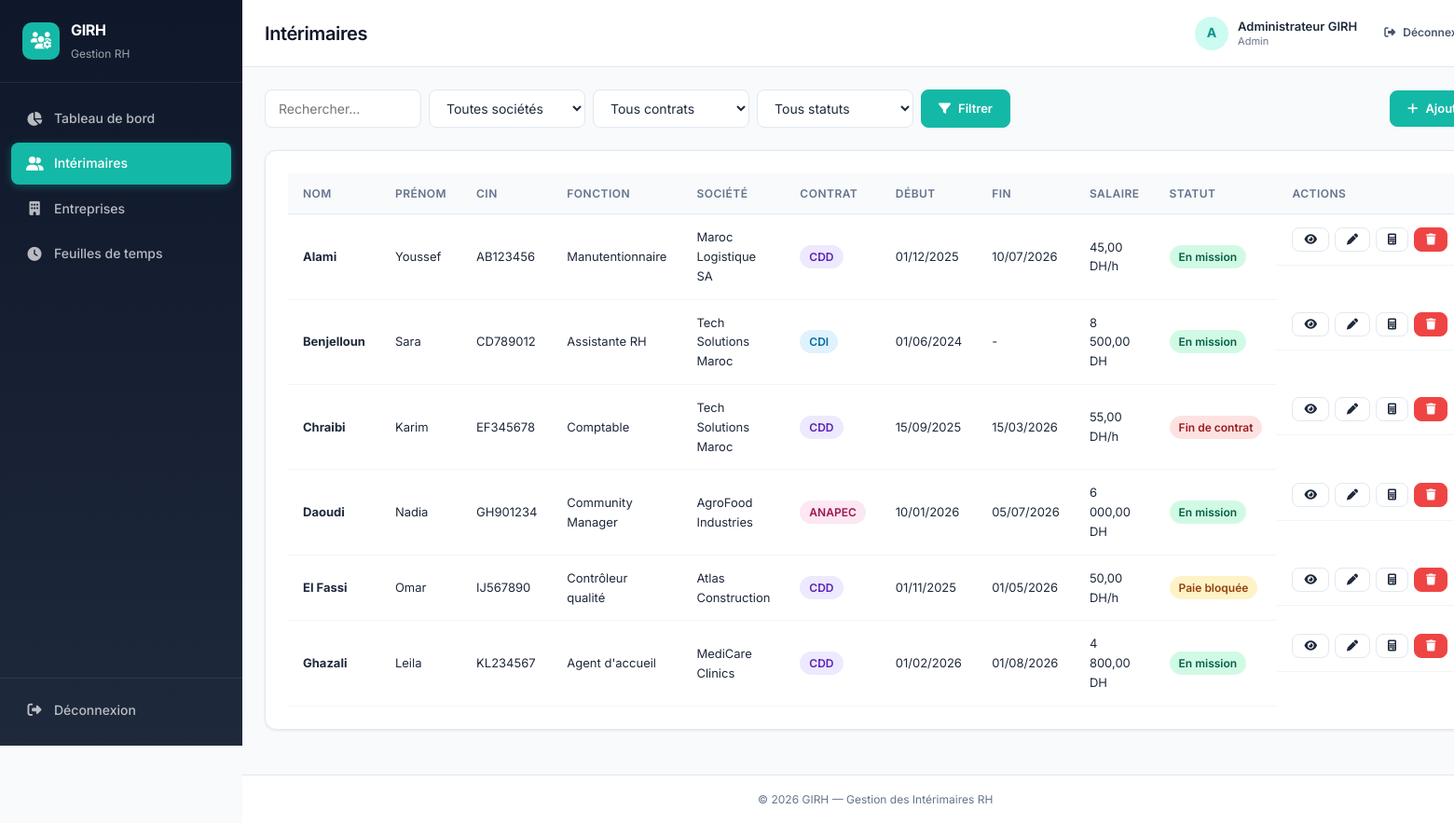
The app's page /interimaires.php (signed in) with its own data.
### tables this page shows
CREATE TABLE IF NOT EXISTS interimaires (
    id INT AUTO_INCREMENT PRIMARY KEY,
    nom VARCHAR(100) NOT NULL,
    prenom VARCHAR(100) NOT NULL,
    cin VARCHAR(20) NOT NULL UNIQUE,
    fonction VARCHAR(100) NOT NULL,
    telephone VARCHAR(20),
    email VARCHAR(150),
    adresse VARCHAR(255),
    date_naissance DATE,
    entreprise_id INT,
    type_contrat ENUM('CDI','CDD','ANAPEC') NOT NULL,
    date_debut DATE NOT NULL,
    date_fin DATE NULL,
    salaire DECIMAL(10,2) NOT NULL,
    type_salaire ENUM('horaire','mensuel') NOT NULL DEFAULT 'mensuel',
    mode_paiement ENUM('espece','virement','cheque') NOT NULL DEFAULT 'virement',
    statut ENUM('paie_bloquee','en_mission','fin_de_contrat') NOT NULL DEFAULT 'en_mission',
    competences TEXT,
    created_at TIMESTAMP DEFAULT CURRENT_TIMESTAMP,
    CONSTRAINT fk_interimaire_entreprise FOREIGN KEY (entreprise_id) REFERENCES entreprises(id) ON DELETE SET NULL ON UPDATE CASCADE
);

CREATE TABLE IF NOT EXISTS entreprises (
    id INT AUTO_INCREMENT PRIMARY KEY,
    nom_entreprise VARCHAR(200) NOT NULL,
    secteur_activite VARCHAR(100) NOT NULL,
    adresse TEXT,
    telephone VARCHAR(20),
    email VARCHAR(150),
    contact_principal VARCHAR(150),
    created_at TIMESTAMP DEFAULT CURRENT_TIMESTAMP
);

### php/config.php (called while the page is built, shortened)
<?php
function e(?string $value): string
{
    return htmlspecialchars($value ?? '', ENT_QUOTES, 'UTF-8');
}
function formatDate(?string $date): string
{
    if (!$date) {
        return '-';
    }
    $dt = DateTime::createFromFormat('Y-m-d', $date);
    return $dt ? $dt->format('d/m/Y') : $date;
}
function formatMontant(float $montant): string
{
    return number_format($montant, 2, ',', ' ') . ' DH';
}

### php/interimaires.php (called while the page is built, shortened)
<?php
require_once __DIR__ . '/config.php';
function getAllInterimaires(?string $search = null, ?int $entrepriseId = null, ?string $typeContrat = null, ?string $statut = null): array
{
    $pdo = getPDO();
    $sql = '
        SELECT i.*, e.nom_entreprise
        FROM interimaires i
        LEFT JOIN entreprises e ON e.id = i.entreprise_id
        WHERE 1=1
    ';
    $params = [];
    $sql .= ' ORDER BY i.nom ASC, i.prenom ASC';
    $stmt = $pdo->prepare($sql);
    $stmt->execute($params);
    return $stmt->fetchAll();
}
function getStatutLabel(string $statut): string
{
    return match ($statut) {
        'paie_bloquee'  => 'Paie bloquée',
        'en_mission'    => 'En mission',
        'fin_de_contrat'=> 'Fin de contrat',
        default         => $statut,
    };
}
function getTypeContratLabel(string $type): string
{
    return match ($type) {
        'CDI'    => 'CDI',
        'CDD'    => 'CDD',
        'ANAPEC' => 'ANAPEC',
        default  => $type,
    };
}

### interimaires.php (the view, shortened to what this page needs)
<?php
require_once __DIR__ . '/php/interimaires.php';
$entrepriseId = (int) ($_GET['entreprise_id'] ?? 0);
$typeContrat = $_GET['type_contrat'] ?? '';
$statut = $_GET['statut'] ?? '';
require_once __DIR__ . '/php/entreprises.php';
$interimaires = getAllInterimaires(
    $search ?: null,
    $entrepriseId ?: null,
    $typeContrat ?: null,
    $statut ?: null
);
include __DIR__ . '/includes/header.php';
?>
<div class="page-actions">
    <form method="GET" class="search-form" id="searchForm">
        <input type="text" name="search" id="searchInput" class="form-control"
               placeholder="Rechercher..." value="<?= e($search) ?>">
        <select name="entreprise_id" class="form-control">
            <option value="">Toutes sociétés</option>
        </select>
        <select name="type_contrat" class="form-control">
            <option value="">Tous contrats</option>
        </select>
        <select name="statut" class="form-control">
            <option value="">Tous statuts</option>
        </select>
        <button type="submit" class="btn btn-primary"><i class="fa-solid fa-filter"></i> Filtrer</button>
    </form>
    <a href="interimaire_ajouter.php" class="btn btn-primary"><i class="fa-solid fa-plus"></i> Ajouter</a>
</div>
<div class="card">
    <div class="card-body table-responsive">
        <table class="table" id="interimairesTable">
            <thead>
                <tr>
                    <th>Nom</th>
                    <th>Prénom</th>
                    <th>CIN</th>
                    <th>Fonction</th>
                    <th>Société</th>
                    <th>Contrat</th>
                    <th>Début</th>
                    <th>Fin</th>
                    <th>Salaire</th>
                    <th>Statut</th>
                    <th>Actions</th>
                </tr>
            </thead>
            <tbody>
                <?php if (empty($interimaires)): ?>
                    <tr><td colspan="11" class="text-center text-muted">Aucun intérimaire trouvé.</td></tr>
                <?php else: ?>
                    <?php foreach ($interimaires as $i): ?>
                        <tr>
                            <td><strong><?= e($i['nom']) ?></strong></td>
                            <td><?= e($i['prenom']) ?></td>
                            <td><?= e($i['cin']) ?></td>
                            <td><?= e($i['fonction']) ?></td>
                            <td><?= e($i['nom_entreprise'] ?? '—') ?></td>
                            <td><span class="badge badge-<?= e($i['type_contrat']) ?>"><?= e(getTypeContratLabel($i['type_contrat'])) ?></span></td>
                            <td><?= formatDate($i['date_debut']) ?></td>
                            <td><?= formatDate($i['date_fin']) ?></td>
                            <td><?= formatMontant((float) $i['salaire']) ?><?= $i['type_salaire'] === 'horaire' ? '/h' : '' ?></td>
                            <td><span class="badge badge-<?= e($i['statut']) ?>"><?= e(getStatutLabel($i['statut'])) ?></span></td>
                            <td class="actions">
                                <a href="interimaire_detail.php?id=<?= (int) $i['id'] ?>" class="btn btn-sm btn-outline" title="Détail"><i class="fa-solid fa-eye"></i></a>
                                <a href="interimaire_modifier.php?id=<?= (int) $i['id'] ?>" class="btn btn-sm btn-outline" title="Modifier"><i class="fa-solid fa-pen"></i></a>
                                <a href="simulation_paie.php?id=<?= (int) $i['id'] ?>" class="btn btn-sm btn-outline" title="Paie"><i class="fa-solid fa-calculator"></i></a>
                                <form method="POST" class="inline-form" onsubmit="return confirm('Supprimer cet intérimaire ?');">
                                    <button type="submit" class="btn btn-sm btn-danger" title="Supprimer"><i class="fa-solid fa-trash"></i></button>
                                </form>
                            </td>
                        </tr>
                    <?php endforeach; ?>
                <?php endif; ?>
            </tbody>
        </table>
    </div>
</div>
<?php include __DIR__ . '/includes/footer.php'; ?>

### css/style.css (style rules this page uses)
:root { --slate-900: #0F172A; --slate-800: #1E293B; --slate-600: #475569; --slate-500: #64748B; --slate-200: #E2E8F0; --slate-100: #F1F5F9; --slate-50: #F8FAFC; --white: #FFFFFF; --accent: #14B8A6; --accent-hover: #0D9488; --accent-light: #CCFBF1; --blue-accent: #0EA5E9; --success: #10B981; --success-bg:#D1FAE5; --warning: #F59E0B; --warning-bg:#FEF3C7; --danger: #EF4444; --danger-bg: #FEE2E2; --sidebar-width: 260px; --topbar-height: 72px; --radius: 12px; --radius-sm: 8px; --shadow: 0 1px 3px rgba(0, 0, 0, 0.08); --shadow-md: 0 4px 16px rgba(15, 23, 42, 0.08); --transition: 0.2s ease; }
* { margin: 0; padding: 0; box-sizing: border-box; }
body { font-family: 'Inter', -apple-system, BlinkMacSystemFont, sans-serif; background: var(--slate-50); color: var(--slate-800); line-height: 1.6; font-size: 14px; -webkit-font-smoothing: antialiased; }
a { color: var(--accent); text-decoration: none; transition: color var(--transition); }
.card { background: var(--white); border-radius: var(--radius); box-shadow: var(--shadow); margin-bottom: 24px; border: 1px solid var(--slate-200); overflow: hidden; }
.card-body { padding: 24px; }
.btn { display: inline-flex; align-items: center; justify-content: center; gap: 8px; padding: 9px 18px; border-radius: var(--radius-sm); font-size: 13px; font-weight: 600; font-family: inherit; border: 1px solid transparent; cursor: pointer; transition: all var(--transition); text-decoration: none; white-space: nowrap; line-height: 1.4; }
.btn-primary { background: var(--accent); color: var(--white); border-color: var(--accent); }
.btn-outline { background: var(--white); color: var(--slate-800); border-color: var(--slate-200); }
.btn-danger { background: var(--danger); color: var(--white); border-color: var(--danger); }
.btn-sm { padding: 6px 12px; font-size: 12px; }
.form-control { width: 100%; padding: 10px 14px; border: 1px solid var(--slate-200); border-radius: var(--radius-sm); font-size: 14px; font-family: inherit; color: var(--slate-800); background: var(--white); transition: border-color var(--transition), box-shadow var(--transition); }
.table-responsive { overflow-x: auto; }
.table { width: 100%; border-collapse: collapse; font-size: 13px; }
.table th { padding: 12px 16px; text-align: left; font-weight: 600; font-size: 12px; text-transform: uppercase; letter-spacing: 0.04em; color: var(--slate-500); background: var(--slate-50); border-bottom: 1px solid var(--slate-200); white-space: nowrap; }
.table td { padding: 14px 16px; border-bottom: 1px solid var(--slate-100); color: var(--slate-800); vertical-align: middle; }
.table tbody tr { transition: background var(--transition); }
.actions { display: flex; gap: 6px; align-items: center; white-space: nowrap; }
.inline-form { display: inline; }
.badge { display: inline-flex; align-items: center; padding: 3px 10px; border-radius: 20px; font-size: 12px; font-weight: 600; white-space: nowrap; }
.badge-en_mission { background: var(--success-bg); color: #065F46; }
.badge-paie_bloquee { background: var(--warning-bg); color: #92400E; }
.badge-fin_de_contrat { background: var(--danger-bg); color: #991B1B; }
.badge-CDI { background: #E0F2FE; color: #0369A1; }
.badge-CDD { background: #EDE9FE; color: #5B21B6; }
.badge-ANAPEC { background: #FCE7F3; color: #9D174D; }
.page-actions { display: flex; flex-wrap: wrap; gap: 12px; justify-content: space-between; align-items: center; margin-bottom: 24px; }
.search-form { display: flex; flex-wrap: wrap; gap: 8px; flex: 1; max-width: 800px; }
.search-form .form-control { flex: 1; min-width: 140px; }

### records on screen
interimaires: nom "Alami", prenom "Youssef", cin "AB123456", fonction "Manutentionnaire", entreprise.nom_entreprise "Maroc Logistique SA", type_contrat "CDD", date_debut "01/12/2025", date_fin "10/07/2026", salaire "45,00 DH", type_salaire "/h", statut "En mission"
interimaires: nom "Benjelloun", prenom "Sara", cin "CD789012", fonction "Assistante RH", entreprise.nom_entreprise "Tech Solutions Maroc", type_contrat "CDI", date_debut "01/06/2024", date_fin "-", salaire "8 500,00 DH", statut "En mission"
interimaires: nom "Chraibi", prenom "Karim", cin "EF345678", fonction "Comptable", entreprise.nom_entreprise "Tech Solutions Maroc", type_contrat "CDD", date_debut "15/09/2025", date_fin "15/03/2026", salaire "55,00 DH", type_salaire "/h", statut "Fin de contrat"
interimaires: nom "Daoudi", prenom "Nadia", cin "GH901234", fonction "Community Manager", entreprise.nom_entreprise "AgroFood Industries", type_contrat "ANAPEC", date_debut "10/01/2026", date_fin "05/07/2026", salaire "6 000,00 DH", statut "En mission"
interimaires: nom "El Fassi", prenom "Omar", cin "IJ567890", fonction "Contrôleur qualité", entreprise.nom_entreprise "Atlas Construction", type_contrat "CDD", date_debut "01/11/2025", date_fin "01/05/2026", salaire "50,00 DH", type_salaire "/h", statut "Paie bloquée"
interimaires: nom "Ghazali", prenom "Leila", cin "KL234567", fonction "Agent d'accueil", entreprise.nom_entreprise "MediCare Clinics", type_contrat "CDD", date_debut "01/02/2026", date_fin "01/08/2026", salaire "4 800,00 DH", statut "En mission"

### other values on screen
APP_NAME "GIRH"
$pageTitle "Intérimaires"
substr($currentUser['nom'], 0, 1) "A"
$currentUser['nom'] "Administrateur GIRH"
$currentUser['role'] "Admin"
APP_SUBTITLE "Gestion des Intérimaires RH"
